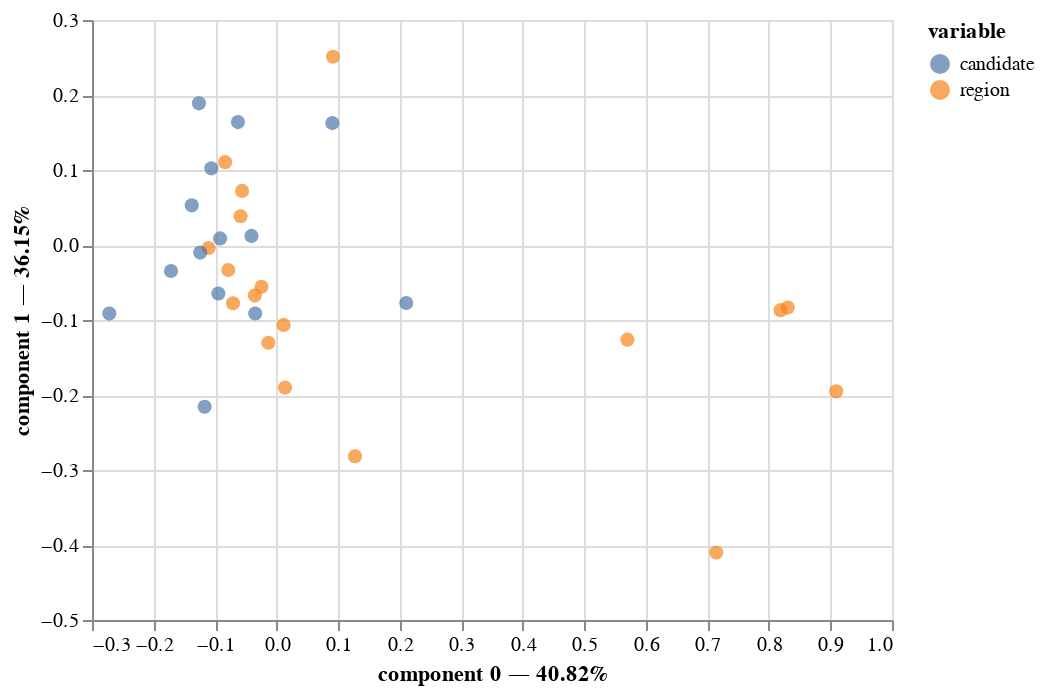

Notebook cell for this chart:
### Markdown cell above
## Visualization

### Code cell
ca.plot(
    dataset,
    x_component=0,
    y_component=1,
    show_row_markers=True,
    show_row_labels=False,
    show_column_markers=True,
    show_column_labels=False,
)

### Figure 1 — Vega-Lite specification as saved in the notebook (floating-point values rounded to 4 significant figures)
{"config": {"view": {"continuousWidth": 400, "continuousHeight": 300}}, "layer": [{"data": {"name": "data-2c294470d191e9ead3ce8faec332ea9c"}, "mark": {"type": "circle", "size": 50}, "encoding": {"color": {"field": "variable", "type": "nominal"}, "tooltip": [{"field": "variable", "type": "nominal"}, {"field": "value", "type": "nominal"}, {"field": "component 0", "type": "quantitative"}, {"field": "component 1", "type": "quantitative"}], "x": {"axis": {"title": "component 0 — 40.82%"}, "field": "component 0", "scale": {"zero": false}, "type": "quantitative"}, "y": {"axis": {"title": "component 1 — 36.15%"}, "field": "component 1", "scale": {"zero": false}, "type": "quantitative"}}, "selection": {"selector003": {"type": "interval", "bind": "scales", "encodings": ["x", "y"]}}}, {"data": {"name": "data-2c294470d191e9ead3ce8faec332ea9c"}, "mark": "text", "encoding": {"text": {"field": "label", "type": "nominal"}, "x": {"axis": {"title": "component 0 — 40.82%"}, "field": "component 0", "scale": {"zero": false}, "type": "quantitative"}, "y": {"axis": {"title": "component 1 — 36.15%"}, "field": "component 1", "scale": {"zero": false}, "type": "quantitative"}}}, {"data": {"name": "data-846896df87eaa5b687ac25335ffc10c8"}, "mark": {"type": "circle", "size": 50}, "encoding": {"color": {"field": "variable", "type": "nominal"}, "tooltip": [{"field": "variable", "type": "nominal"}, {"field": "value", "type": "nominal"}, {"field": "component 0", "type": "quantitative"}, {"field": "component 1", "type": "quantitative"}], "x": {"axis": {"title": "component 0 — 40.82%"}, "field": "component 0", "scale": {"zero": false}, "type": "quantitative"}, "y": {"axis": {"title": "component 1 — 36.15%"}, "field": "component 1", "scale": {"zero": false}, "type": "quantitative"}}}, {"data": {"name": "data-846896df87eaa5b687ac25335ffc10c8"}, "mark": "text", "encoding": {"text": {"field": "label", "type": "nominal"}, "x": {"axis": {"title": "component 0 — 40.82%"}, "field": "component 0", "scale": {"zero": false}, "type": "quantitative"}, "y": {"axis": {"title": "component 1 — 36.15%"}, "field": "component 1", "scale": {"zero": false}, "type": "quantitative"}}}], "$schema": "https://vega.github.io/schema/vega-lite/v4.17.0.json", "datasets": {"data-2c294470d191e9ead3ce8faec332ea9c": [{"component 0": -0.05864, "component 1": 0.0383, "component 2": 0.0009371, "variable": "region", "value": "Auvergne-Rhône-Alpes", "label": ""}, {"component 0": -0.07082, "component 1": -0.0776, "component 2": -0.01636, "variable": "region", "value": "Bourgogne-Franche-Comté", "label": ""}, {"component 0": -0.08366, "component 1": 0.1105, "component 2": -0.05899, "variable": "region", "value": "Bretagne", "label": ""}, {"component 0": -0.02462, "component 1": -0.0558, "component 2": -0.04617, "variable": "region", "value": "Centre-Val de Loire", "label": ""}, {"component 0": 0.1274, "component 1": -0.2818, "component 2": 0.2793, "variable": "region", "value": "Corse", "label": ""}, {"component 0": -0.01345, "component 1": -0.1303, "component 2": -0.05448, "variable": "region", "value": "Grand Est", "label": ""}, {"component 0": 0.819, "component 1": -0.08692, "component 2": 0.0844, "variable": "region", "value": "Guadeloupe", "label": ""}, {"component 0": 0.9094, "component 1": -0.1951, "component 2": 0.07489, "variable": "region", "value": "Guyane", "label": ""}, {"component 0": 0.01373, "component 1": -0.1901, "component 2": -0.07756, "variable": "region", "value": "Hauts-de-France", "label": ""}, {"component 0": 0.57, "component 1": -0.1262, "component 2": 0.03333, "variable": "region", "value": "La Réunion", "label": ""}, {"component 0": 0.8307, "component 1": -0.08346, "component 2": 0.07816, "variable": "region", "value": "Martinique", "label": ""}, {"component 0": 0.7144, "component 1": -0.4101, "component 2": -0.06289, "variable": "region", "value": "Mayotte", "label": ""}, {"component 0": -0.03543, "component 1": -0.06747, "component 2": -0.07506, "variable": "region", "value": "Normandie", "label": ""}, {"component 0": -0.1105, "component 1": -0.004012, "component 2": 0.09797, "variable": "region", "value": "Nouvelle-Aquitaine", "label": ""}, {"component 0": -0.07859, "component 1": -0.03332, "component 2": 0.1404, "variable": "region", "value": "Occitanie", "label": ""}, {"component 0": -0.05614, "component 1": 0.07216, "component 2": -0.08609, "variable": "region", "value": "Pays de la Loire", "label": ""}, {"component 0": 0.01144, "component 1": -0.1066, "component 2": 0.0298, "variable": "region", "value": "Provence-Alpes-Côte d'Azur", "label": ""}, {"component 0": 0.09161, "component 1": 0.2511, "component 2": -0.008997, "variable": "region", "value": "Île-de-France", "label": ""}], "data-846896df87eaa5b687ac25335ffc10c8": [{"component 0": -0.03473, "component 1": -0.09129, "component 2": -0.1227, "variable": "candidate", "value": "Arthaud", "label": ""}, {"component 0": -0.09471, "component 1": -0.0647, "component 2": -0.02355, "variable": "candidate", "value": "Dupont-Aignan", "label": ""}, {"component 0": -0.1379, "component 1": 0.05285, "component 2": 0.1014, "variable": "candidate", "value": "Hidalgo", "label": ""}, {"component 0": -0.1262, "component 1": 0.1888, "component 2": -0.03133, "variable": "candidate", "value": "Jadot", "label": ""}, {"component 0": -0.2719, "component 1": -0.09141, "component 2": 0.3651, "variable": "candidate", "value": "Lassalle", "label": ""}, {"component 0": -0.1171, "component 1": -0.2157, "component 2": -0.03248, "variable": "candidate", "value": "Le Pen", "label": ""}, {"component 0": -0.106, "component 1": 0.1022, "component 2": -0.06566, "variable": "candidate", "value": "Macron", "label": ""}, {"component 0": 0.09049, "component 1": 0.1625, "component 2": 0.04194, "variable": "candidate", "value": "Mélenchon", "label": ""}, {"component 0": -0.1242, "component 1": -0.01007, "component 2": -0.008082, "variable": "candidate", "value": "Poutou", "label": ""}, {"component 0": -0.06282, "component 1": 0.1639, "component 2": -0.02086, "variable": "candidate", "value": "Pécresse", "label": ""}, {"component 0": -0.1716, "component 1": -0.03466, "component 2": 0.01833, "variable": "candidate", "value": "Roussel", "label": ""}, {"component 0": -0.0918, "component 1": 0.008808, "component 2": 0.08957, "variable": "candidate", "value": "Zemmour", "label": ""}, {"component 0": 0.2107, "component 1": -0.07727, "component 2": 0.0009627, "variable": "candidate", "value": "Abstention", "label": ""}, {"component 0": -0.04078, "component 1": 0.01215, "component 2": -0.01638, "variable": "candidate", "value": "Blank", "label": ""}]}}
